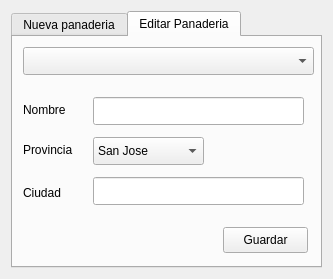
<?xml version="1.0" encoding="UTF-8"?>
<ui version="4.0">
 <class>dialog</class>
 <widget class="QDialog" name="dialog">
  <property name="windowModality">
   <enum>Qt::NonModal</enum>
  </property>
  <property name="enabled">
   <bool>true</bool>
  </property>
  <property name="geometry">
   <rect>
    <x>0</x>
    <y>0</y>
    <width>333</width>
    <height>279</height>
   </rect>
  </property>
  <property name="windowTitle">
   <string>Panaderias</string>
  </property>
  <property name="modal">
   <bool>true</bool>
  </property>
  <layout class="QVBoxLayout" name="verticalLayout">
   <item>
    <widget class="QTabWidget" name="tabWidget">
     <property name="currentIndex">
      <number>1</number>
     </property>
     <widget class="QWidget" name="tab">
      <attribute name="title">
       <string>Nueva panaderia</string>
      </attribute>
      <widget class="QLabel" name="label">
       <property name="geometry">
        <rect>
         <x>10</x>
         <y>17</y>
         <width>61</width>
         <height>31</height>
        </rect>
       </property>
       <property name="text">
        <string>Nombre</string>
       </property>
      </widget>
      <widget class="QLineEdit" name="bakeryName">
       <property name="geometry">
        <rect>
         <x>80</x>
         <y>20</y>
         <width>211</width>
         <height>28</height>
        </rect>
       </property>
       <property name="clearButtonEnabled">
        <bool>true</bool>
       </property>
      </widget>
      <widget class="QLabel" name="label_2">
       <property name="geometry">
        <rect>
         <x>10</x>
         <y>57</y>
         <width>71</width>
         <height>31</height>
        </rect>
       </property>
       <property name="text">
        <string>Provincia</string>
       </property>
      </widget>
      <widget class="QComboBox" name="stateList">
       <property name="geometry">
        <rect>
         <x>80</x>
         <y>60</y>
         <width>111</width>
         <height>28</height>
        </rect>
       </property>
       <property name="layoutDirection">
        <enum>Qt::LeftToRight</enum>
       </property>
       <item>
        <property name="text">
         <string>San Jose</string>
        </property>
       </item>
       <item>
        <property name="text">
         <string>Alajuela</string>
        </property>
       </item>
       <item>
        <property name="text">
         <string>Cartago</string>
        </property>
       </item>
       <item>
        <property name="text">
         <string>Heredia</string>
        </property>
       </item>
       <item>
        <property name="text">
         <string>Guanacaste</string>
        </property>
       </item>
       <item>
        <property name="text">
         <string>Puntarenas</string>
        </property>
       </item>
       <item>
        <property name="text">
         <string>Limon</string>
        </property>
       </item>
      </widget>
      <widget class="QLabel" name="label_3">
       <property name="geometry">
        <rect>
         <x>10</x>
         <y>100</y>
         <width>61</width>
         <height>31</height>
        </rect>
       </property>
       <property name="text">
        <string>Ciudad</string>
       </property>
      </widget>
      <widget class="QLineEdit" name="bakeryCity">
       <property name="geometry">
        <rect>
         <x>80</x>
         <y>100</y>
         <width>211</width>
         <height>28</height>
        </rect>
       </property>
       <property name="clearButtonEnabled">
        <bool>true</bool>
       </property>
      </widget>
      <widget class="QPushButton" name="createBakeryBtn">
       <property name="geometry">
        <rect>
         <x>210</x>
         <y>190</y>
         <width>85</width>
         <height>26</height>
        </rect>
       </property>
       <property name="text">
        <string>Crear</string>
       </property>
      </widget>
     </widget>
     <widget class="QWidget" name="tab_2">
      <attribute name="title">
       <string>Editar Panaderia</string>
      </attribute>
      <widget class="QLabel" name="label_4">
       <property name="geometry">
        <rect>
         <x>10</x>
         <y>57</y>
         <width>61</width>
         <height>31</height>
        </rect>
       </property>
       <property name="text">
        <string>Nombre</string>
       </property>
      </widget>
      <widget class="QLineEdit" name="bakeryNameEdit">
       <property name="geometry">
        <rect>
         <x>80</x>
         <y>60</y>
         <width>211</width>
         <height>28</height>
        </rect>
       </property>
       <property name="clearButtonEnabled">
        <bool>true</bool>
       </property>
      </widget>
      <widget class="QLineEdit" name="bakeryCityEdit">
       <property name="geometry">
        <rect>
         <x>80</x>
         <y>140</y>
         <width>211</width>
         <height>28</height>
        </rect>
       </property>
       <property name="clearButtonEnabled">
        <bool>true</bool>
       </property>
      </widget>
      <widget class="QPushButton" name="saveBakery">
       <property name="geometry">
        <rect>
         <x>210</x>
         <y>190</y>
         <width>85</width>
         <height>26</height>
        </rect>
       </property>
       <property name="text">
        <string>Guardar</string>
       </property>
      </widget>
      <widget class="QLabel" name="label_5">
       <property name="geometry">
        <rect>
         <x>10</x>
         <y>97</y>
         <width>71</width>
         <height>31</height>
        </rect>
       </property>
       <property name="text">
        <string>Provincia</string>
       </property>
      </widget>
      <widget class="QLabel" name="label_6">
       <property name="geometry">
        <rect>
         <x>10</x>
         <y>140</y>
         <width>61</width>
         <height>31</height>
        </rect>
       </property>
       <property name="text">
        <string>Ciudad</string>
       </property>
      </widget>
      <widget class="QComboBox" name="stateListEdit">
       <property name="geometry">
        <rect>
         <x>80</x>
         <y>100</y>
         <width>111</width>
         <height>28</height>
        </rect>
       </property>
       <property name="layoutDirection">
        <enum>Qt::LeftToRight</enum>
       </property>
       <item>
        <property name="text">
         <string>San Jose</string>
        </property>
       </item>
       <item>
        <property name="text">
         <string>Alajuela</string>
        </property>
       </item>
       <item>
        <property name="text">
         <string>Cartago</string>
        </property>
       </item>
       <item>
        <property name="text">
         <string>Heredia</string>
        </property>
       </item>
       <item>
        <property name="text">
         <string>Guanacaste</string>
        </property>
       </item>
       <item>
        <property name="text">
         <string>Puntarenas</string>
        </property>
       </item>
       <item>
        <property name="text">
         <string>Limon</string>
        </property>
       </item>
      </widget>
      <widget class="QComboBox" name="bakeriesList">
       <property name="geometry">
        <rect>
         <x>10</x>
         <y>10</y>
         <width>291</width>
         <height>28</height>
        </rect>
       </property>
      </widget>
     </widget>
    </widget>
   </item>
  </layout>
 </widget>
 <resources/>
 <connections/>
</ui>
